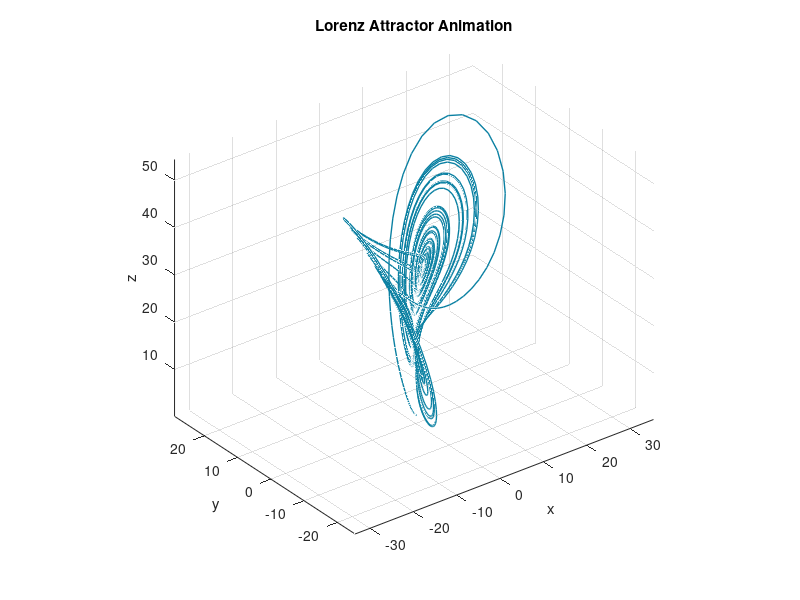
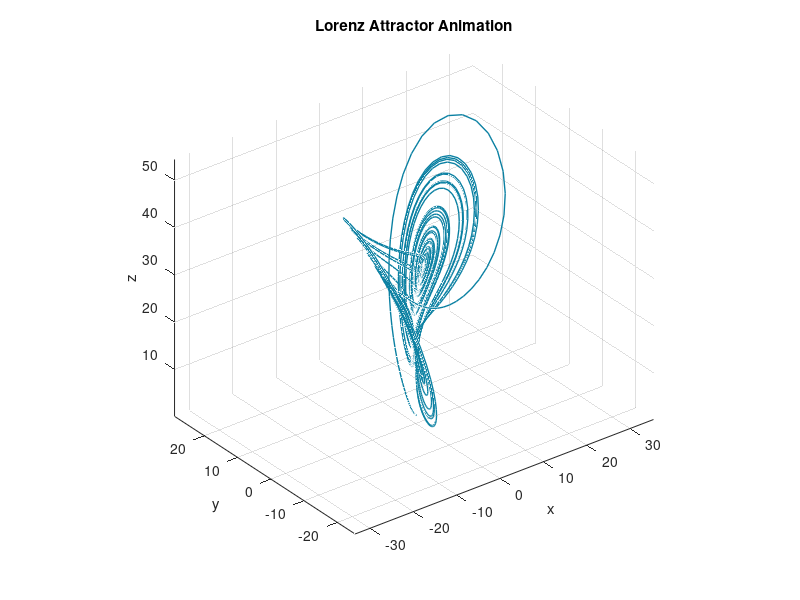

Reproduce these figures in MATLAB, in order.
%% Task 1: Lorenz System Definition + Task 2-5: Animate
sigma = 10; rho = 28; beta = 8/3;
dt = 0.01;
steps = 5000;

x = zeros(1, steps); y = zeros(1, steps); z = zeros(1, steps);
x(1) = 1; y(1) = 1; z(1) = 1;   % initial conditions [1,1,1]

for i = 1:steps-1
    dx = sigma * (y(i) - x(i));
    dy = x(i) * (rho - z(i)) - y(i);
    dz = x(i)*y(i) - beta*z(i);

    x(i+1) = x(i) + dx*dt;
    y(i+1) = y(i) + dy*dt;
    z(i+1) = z(i) + dz*dt;
end

figure;
axis equal;
xlabel('x'); ylabel('y'); zlabel('z');
title('Lorenz Attractor Animation');
grid on; hold on;
view(3);

h = plot3(x(1), y(1), z(1), 'b', 'LineWidth', 1);

for i = 1:500:steps   % update every 500 points as instructed
    randColor = rand(1,3);
    set(h, 'XData', x(1:i), 'YData', y(1:i), 'ZData', z(1:i), 'Color', randColor);
    drawnow;
end

%% Task 6: Save the Animation
savefig(gcf, 'lorenz_attractor.fig');
print(gcf, 'lorenz_final.jpg', '-djpeg');
